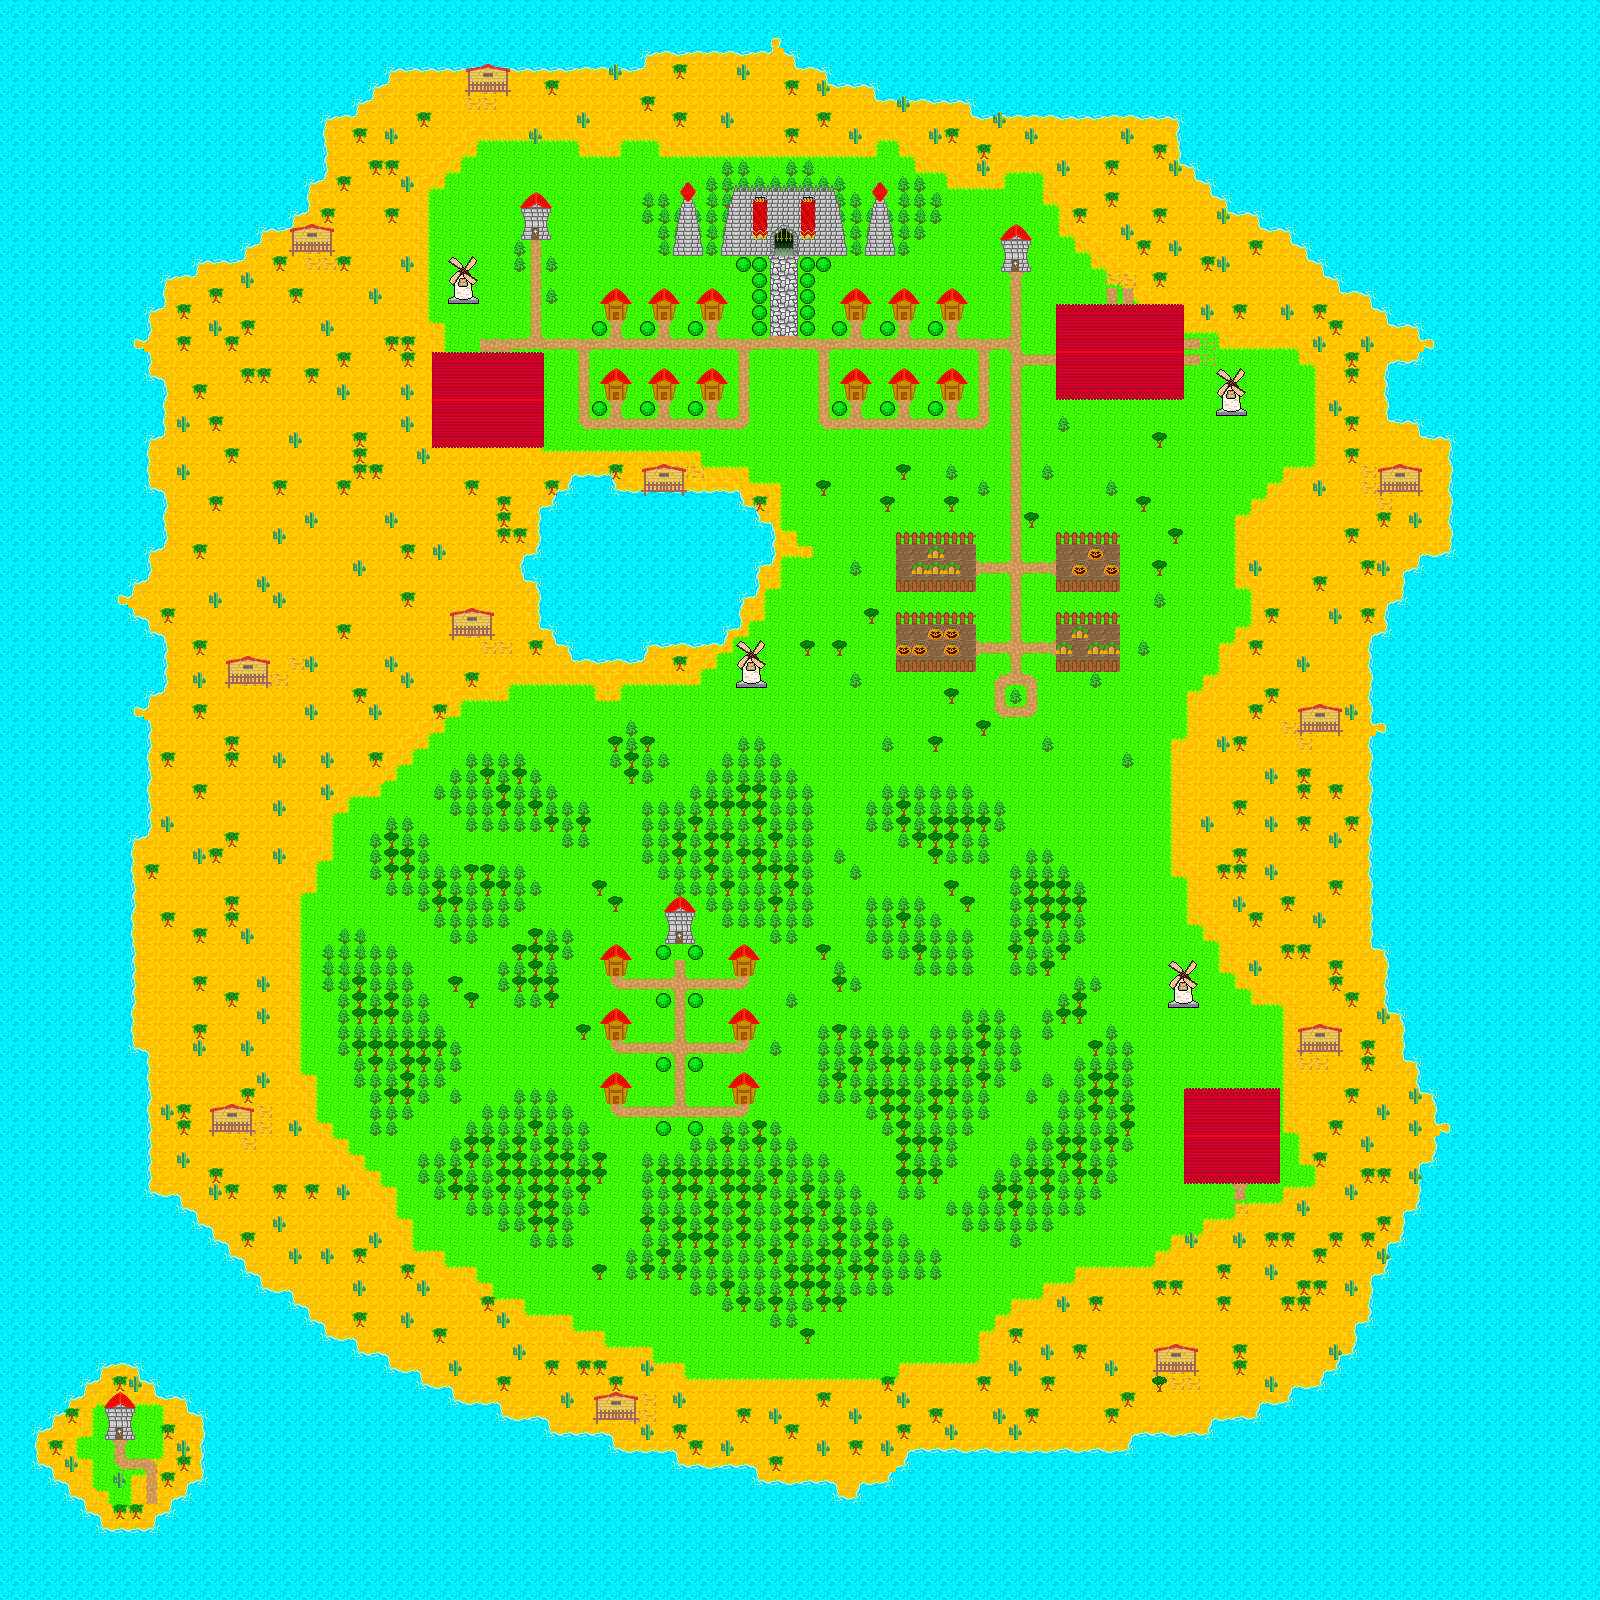

Tiled map render using the project's own tile images. Description and the map definition, with tile-layer contents summarised, below:
An orthogonal 100x100 tile map with 16x16 px tiles, 5 tile layers (Floor, Ground, behind obj, Object, ...).

<map version="1.2" tiledversion="1.2.5" orientation="orthogonal" renderorder="right-down" width="100" height="100" tilewidth="16" tileheight="16" infinite="0" nextlayerid="11" nextobjectid="1">
 <tileset firstgid="1" source="../tilesets/tileseta.tsx" />
 <layer id="10" name="Floor" width="100" height="100">
  <data>[10000 cells, 10000 non-empty, 1 distinct tile ids]</data>
 </layer>
 <layer id="7" name="Ground" width="100" height="100">
  <data>[10000 cells, 10000 non-empty, 11 distinct tile ids]</data>
 </layer>
 <layer id="9" name="behind obj" width="100" height="100">
  <data>[10000 cells, 388 non-empty, 22 distinct tile ids]</data>
 </layer>
 <layer id="5" name="Object" width="100" height="100">
  <data>[10000 cells, 2057 non-empty, 42 distinct tile ids]</data>
 </layer>
 <layer id="8" name="Roof" width="100" height="100">
  <data>[10000 cells, 167 non-empty, 24 distinct tile ids]</data>
 </layer>
</map>
